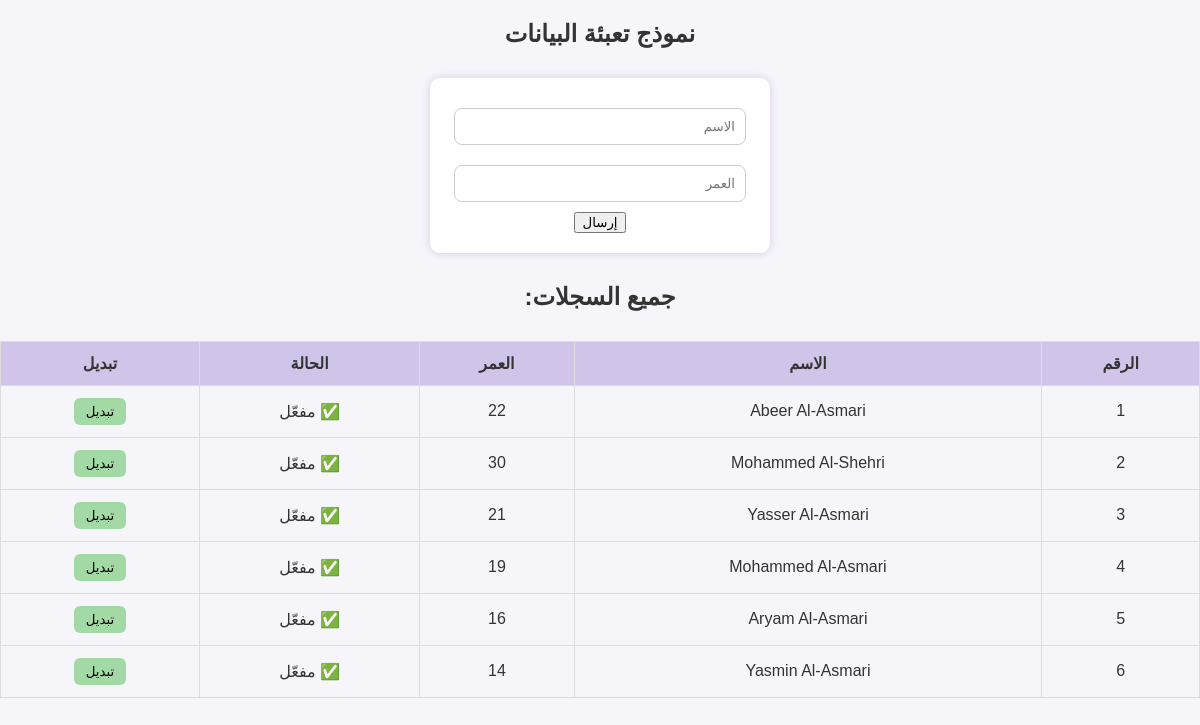
The page / on the database its author committed.
### tables this page shows
CREATE TABLE `users` (
  `id` int(11) NOT NULL,
  `name` varchar(100) NOT NULL,
  `age` int(3) NOT NULL,
  `status` tinyint(1) NOT NULL DEFAULT 0
);

### index.php (the view, shortened to what this page needs)
<!DOCTYPE html>
<html lang="ar">
<head>
    <link rel="stylesheet" href="style.css">
</head>
<body>
    <h2>نموذج تعبئة البيانات</h2>
    <form action="insert.php" method="POST">
        <input type="text" name="name" placeholder="الاسم" required>
        <input type="number" name="age" placeholder="العمر" required>
        <button type="submit">إرسال</button>
    </form>
</body>
</html>
<?php
$servername = "localhost";
$username = "root";
$password = "";
$dbname = "form_db";
$conn = new mysqli($servername, $username, $password, $dbname);
$conn->set_charset("utf8");
$sql = "SELECT id, name, age, status FROM users";
$result = $conn->query($sql);
if ($result->num_rows > 0) {
    echo "<h2>جميع السجلات:</h2>";
    echo "<table border='1' style='width:100%; text-align:center; border-collapse: collapse;'>";
    echo "<tr><th>الرقم</th><th>الاسم</th><th>العمر</th><th>الحالة</th><th>تبديل</th></tr>";
    while($row = $result->fetch_assoc()) {
        $statusText = $row["status"] == 1 ? "✅ مفعّل" : "❌ غير مفعّل";
        $buttonColor = $row["status"] == 1 ? "#a3d9a5" : "#f7b2b0";
        echo "<tr>";
        echo "<td>".$row["id"]."</td>";
        echo "<td>".$row["name"]."</td>";
        echo "<td>".$row["age"]."</td>";
        echo "<td id='status-".$row["id"]."'>$statusText</td>";
        echo "<td><button onclick='toggleStatus(".$row["id"].")' style='background-color: $buttonColor; border: none; padding: 6px 12px; border-radius: 6px; cursor: pointer;'>تبديل</button></td>";
        echo "</tr>";
    }
    echo "</table>";
    } else {
    echo "لا توجد سجلات.";
}
?>

### style.css (style rules this page uses)
body { font-family: 'Cairo', sans-serif; background-color: #f6f6fa; margin: 0; padding: 0; direction: rtl; text-align: center; color: #333; }
form { margin: 30px auto; width: 300px; padding: 20px; background-color: #fff; border-radius: 10px; box-shadow: 0 0 10px rgba(106, 27, 154, 0.2); }
input[type="text"], input[type="number"] { width: 90%; padding: 10px; margin: 10px 0; border: 1px solid #ccc; border-radius: 8px; }
table { width: 90%; margin: 30px auto; border-collapse: collapse; }
table, th, td { border: 1px solid #ddd; }
th, td { padding: 12px; }
th { background-color: #d1c4e9; }

### rows shown on the page
users: id "1", name "Abeer Al-Asmari", age "22", status "✅ مفعّل"
users: id "2", name "Mohammed Al-Shehri", age "30", status "✅ مفعّل"
users: id "3", name "Yasser Al-Asmari", age "21", status "✅ مفعّل"
users: id "4", name "Mohammed Al-Asmari", age "19", status "✅ مفعّل"
users: id "5", name "Aryam Al-Asmari", age "16", status "✅ مفعّل"
users: id "6", name "Yasmin Al-Asmari", age "14", status "✅ مفعّل"
